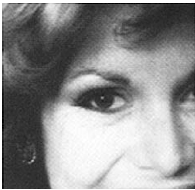
%> input picture Gaussian&LaplacianPyramids/Image Blending/woman.png, 195 x 190 px
$ octave question2.m   (GNU Octave 9; MATLAB toolbox functions it lacks are replaced by stand-ins)
%> lines starting %> are read from the running program, lines starting %| are printed output that depends on the picture; in (x1, y1, x2, y2) boxes, pixels count from 0 and x2, y2 are one past the last pixel; in counts of white or black regions, pixels touching at a corner belong together; the program's own positions count from 1
### Gaussian&LaplacianPyramids/Image Blending/pyr_reduce.m
function [ imgout ] = pyr_reduce( img )
%PYR_REDUCE  Image pyramid reduction
%   B = PYR_REDUCE( A )  If A is M-by-N, then the size of B
%	is ceil(M/2)-by-ceil(N/2). Support gray or rgb image.
%	B will be transformed to double class.
%	Results the same w/ MATLAB func impyramid.
% Yan Ke @ THUEE, xjed09@gmail.com

kernelWidth = 5; % default
cw = .375; % kernel centre weight, same as MATLAB func impyramid. 0.6 in the Paper
ker1d = [.25-cw/2 .25 cw .25 .25-cw/2];
kernel = kron(ker1d,ker1d');

img = im2double(img);
sz = size(img);
imgout = [];

for p = 1:size(img,3)
	img1 = img(:,:,p);
	imgFiltered = imfilter(img1,kernel,'replicate','same');
	imgout(:,:,p) = imgFiltered(1:2:sz(1),1:2:sz(2));
end

end

### Gaussian&LaplacianPyramids/Image Blending/genPyr.m
function [ pyr ] = genPyr( img, type, level )
%GENPYR generate Gaussian or Laplacian pyramid
%   PYR = GENPYR(A,TYPE,LEVEL) A is the input image,
%	can be gray or rgb, will be forced to double.
%	TYPE can be 'gauss' or 'laplace'.
%	PYR is a 1*LEVEL cell array.
% Yan Ke @ THUEE, xjed09@gmail.com

pyr = cell(1,level);
pyr{1} = im2double(img);
for p = 2:level
	pyr{p} = pyr_reduce(pyr{p-1});
end
if strcmp(type,'gauss'), return; end

for p = level-1:-1:1 % adjust the image size
	osz = size(pyr{p+1})*2-1;
	pyr{p} = pyr{p}(1:osz(1),1:osz(2),:);
end

for p = 1:level-1
	pyr{p} = pyr{p}-pyr_expand(pyr{p+1});
end

end

### Gaussian&LaplacianPyramids/Image Blending/pyr_expand.m
function [ imgout ] = pyr_expand( img )
%PYR_EXPAND  Image pyramid expansion
%   B = PYR_EXPAND( A )  If A is M-by-N, then the size of B
%	is (2*M-1)-by-(2*N-1). Support gray or rgb image.
%	B will be transformed to double class.
%	Results the same w/ MATLAB func impyramid.
% Yan Ke @ THUEE, xjed09@gmail.com

kw = 5; % default kernel width
cw = .375; % kernel centre weight, same as MATLAB func impyramid. 0.6 in the Paper
ker1d = [.25-cw/2 .25 cw .25 .25-cw/2];
kernel = kron(ker1d,ker1d')*4;

% expand [a] to [A00 A01;A10 A11] with 4 kernels
ker00 = kernel(1:2:kw,1:2:kw); % 3*3
ker01 = kernel(1:2:kw,2:2:kw); % 3*2
ker10 = kernel(2:2:kw,1:2:kw); % 2*3
ker11 = kernel(2:2:kw,2:2:kw); % 2*2

img = im2double(img);
sz = size(img(:,:,1));
osz = sz*2-1;
imgout = zeros(osz(1),osz(2),size(img,3));

for p = 1:size(img,3)
	img1 = img(:,:,p);
	img1ph = padarray(img1,[0 1],'replicate','both'); % horizontally padded
	img1pv = padarray(img1,[1 0],'replicate','both'); % horizontally padded

	img00 = imfilter(img1,ker00,'replicate','same');
	img01 = conv2(img1pv,ker01,'valid'); % imfilter doesn't support 'valid'
	img10 = conv2(img1ph,ker10,'valid');
	img11 = conv2(img1,ker11,'valid');

	imgout(1:2:osz(1),1:2:osz(2),p) = img00;
	imgout(2:2:osz(1),1:2:osz(2),p) = img10;
	imgout(1:2:osz(1),2:2:osz(2),p) = img01;
	imgout(2:2:osz(1),2:2:osz(2),p) = img11;
end

end

### Gaussian&LaplacianPyramids/Image Blending/pyrReconstruct.m
function [ img ] = pyrReconstruct( pyr )
%PYRRECONSTRUCT Uses a Laplacian pyramid to reconstruct a image
%   IMG = PYRRECONSTRUCT(PYR) PYR should be a 1*level cell array containing
%   the pyramid, SIZE(PYR{i}) = SIZE(PYR{i-1})*2-1
%		Yan Ke @ THUEE, xjed09@gmail.com

for p = length(pyr)-1:-1:1
	pyr{p} = pyr{p}+pyr_expand(pyr{p+1});
end
img = pyr{1};

end

### Gaussian&LaplacianPyramids/Image Blending/question2.m
clc; clear; close all;

% Load input images (convert to grayscale if necessary)
woman = im2double(rgb2gray(imread('woman.png')));
%> woman: size 190x195 double; min 0, max 1, mean 0.558
hand = im2double(rgb2gray(imread('hand.png')));
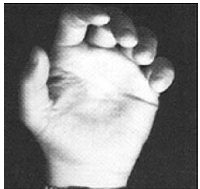
%> input picture Gaussian&LaplacianPyramids/Image Blending/hand.png, 200 x 189 px
%> hand: size 189x200 double; min 0, max 1, mean 0.54

% Ensure both images have the same size
[M, N] = size(woman);
%> M = 190; N = 195
hand = imresize(hand, [M, N]);
%> hand: size 190x195 double

% Create an elliptical mask
mask = zeros(M, N);
[X, Y] = meshgrid(1:N, 1:M);
center_x = round(N / 2);
%> center_x = 98
center_y = round(M / 1.7);
%> center_y = 112
a = round(N / 3.5); % Semi-major axis
%> a = 56
b = round(M / 8); % Semi-minor axis
%> b = 24
mask(((X - center_x).^2) / a^2 + ((Y - center_y).^2) / b^2 <= 1) = 1;
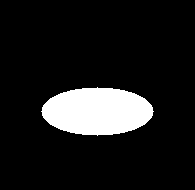
%> mask: size 190x195 double; values 0 (black) and 1 (white), 11.3% white; 1 white region, box (x1, y1, x2, y2) and area: (41, 87, 154, 136) 4205

% Smooth the mask using Gaussian filtering
mask = imgaussfilt(mask, 2); % Blur for smooth blending

% Define number of pyramid levels
levels = 5;

% Generate Gaussian pyramids for the mask
gauss_mask = genPyr(mask, 'gauss', levels);

% Generate Laplacian pyramids for the images
lap_woman = genPyr(woman, 'laplace', levels);
%> the loop in genPyr (call 2), `for p = level-1:-1:1` made 4 passes
%> osz on passes 1 to 4: [23 25], [45 49], [89 97], [177 193]
%> the loop in genPyr (call 2), `for p = 1:level-1` made 4 passes
%> (sz in pyr_expand, osz in pyr_expand) on passes 1 to 4: ([89 97], [177 193]), ([45 49], [89 97]), ([23 25], [45 49]), ([12 13], [23 25])
%> pass 1, in pyr_expand, `img = im2double(img);`:
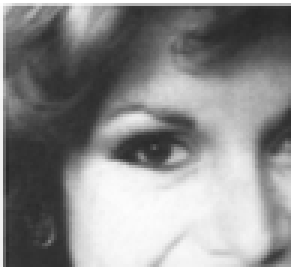
%> img: size 89x97 double (shown 3 times larger); min 0.15, max 1, mean 0.55
%> lap_woman = 5 items
lap_hand = genPyr(hand, 'laplace', levels);
%> the loop in genPyr (call 3), `for p = 1:level-1` made 4 passes
%> pass 1, in pyr_expand (call 5), `img = im2double(img);`:
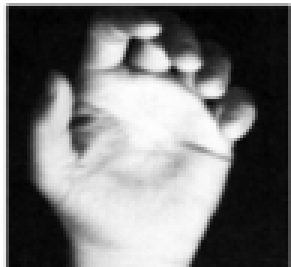
%> img: size 89x97 double (shown 3 times larger); min 0.156, max 1, mean 0.546; drawn with min black and max white
%> lap_hand = 5 items

% Ensure that the mask is correctly sized for each Laplacian level
for i = 1:levels
    [Mp, Np] = size(lap_woman{i}); % Get the size of the current Laplacian level
    gauss_mask{i} = imresize(gauss_mask{i}, [Mp, Np]); % Resize mask to match
end
%> this loop made 5 passes
%> after the loop, gauss_mask = 5 items

% Create the blended Laplacian pyramid
blended_pyr = cell(1, levels);
for i = 1:levels
    blended_pyr{i} = lap_woman{i} .* gauss_mask{i} + lap_hand{i} .* (1 - gauss_mask{i});
end
%> after the loop, blended_pyr = 5 items

% Reconstruct the final blended image
blended_image = pyrReconstruct(blended_pyr);
%> the loop in pyrReconstruct, `for p = length(pyr)-1:-1:1` made 4 passes
%> (p, sz in pyr_expand, osz in pyr_expand) on passes 1, 4: (4, [12 13], [23 25]), (1, [89 97], [177 193])
%> in pyrReconstruct, `img = pyr{1};`:
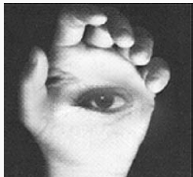
%> img: size 177x193 double; min -0.0276, max 1.02, mean 0.518; drawn with min black and max white

% Display results
figure;
subplot(2,2,1); imshow(woman); title('(a) Woman');
subplot(2,2,2); imshow(hand); title('(b) Hand');
%> after `imshow(hand)`:
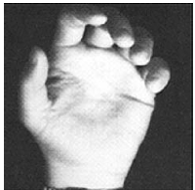
%> displayed picture: size 190x195, on the screen's scale of 0 to 255; min 0, max 255, mean 137.8
subplot(2,2,3); imshow(mask); title('(c) Generated Elliptical Mask');
subplot(2,2,4); imshow(blended_image); title('(d) Blended Image');
%> after `title('(d) Blended Image')`:
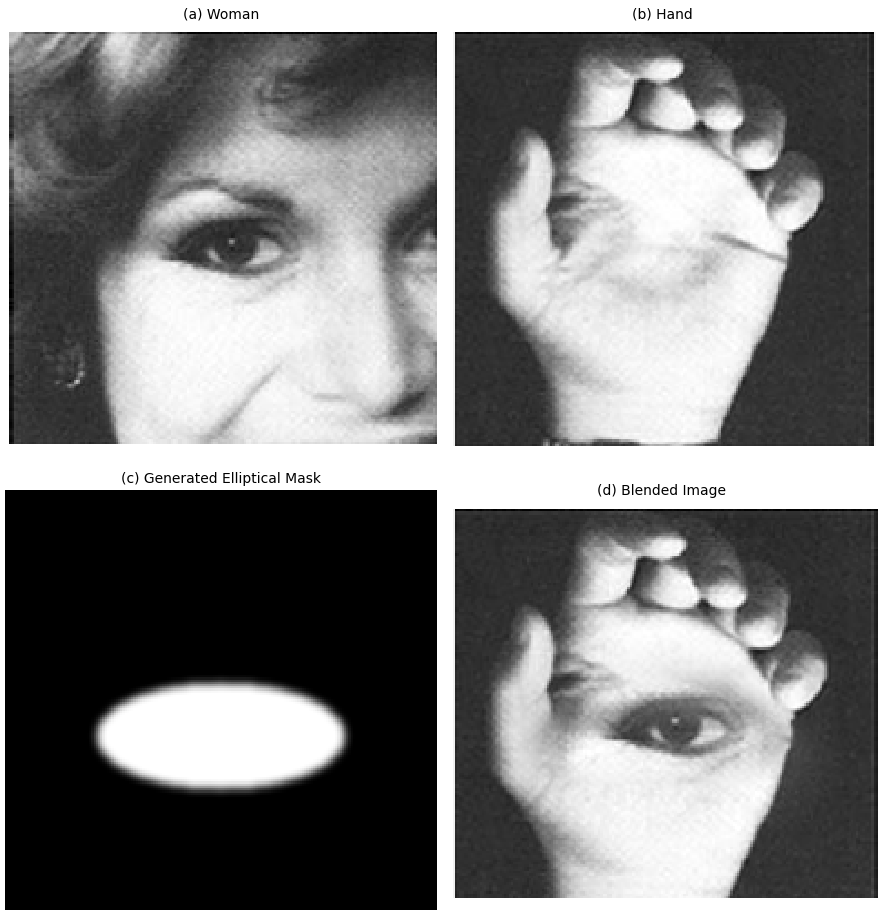
%> figure redrawn from the program's plot data, 4 panels
